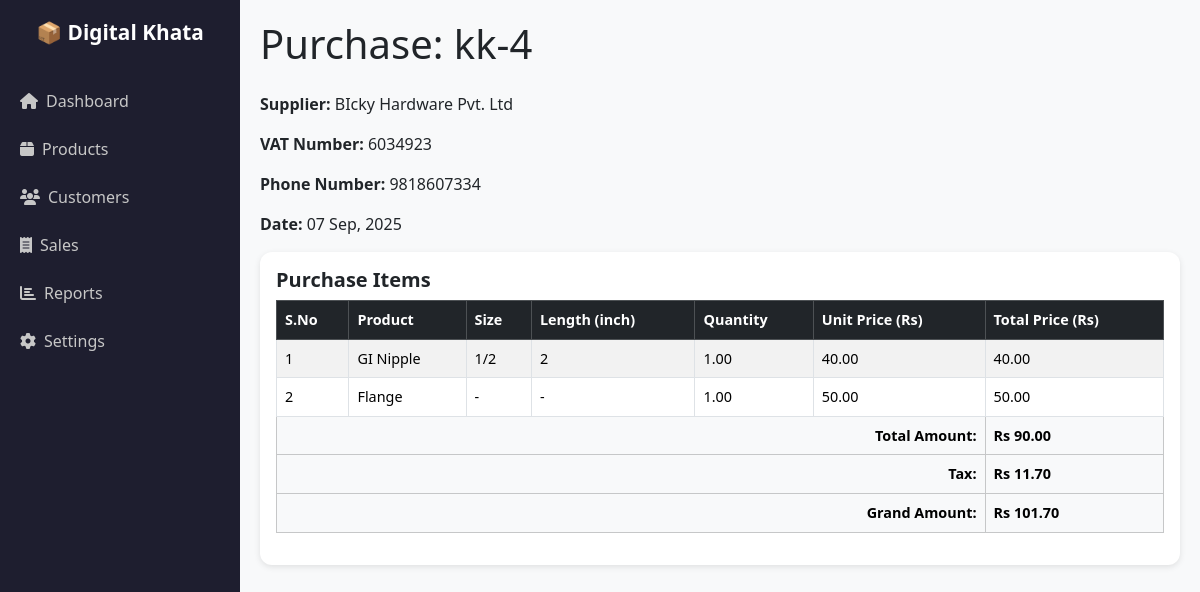
Page /purchase/purchase_detail/13/ on the committed database.
### purchase/models.py (models this page shows, shortened)
class Purchase(models.Model):
    supplier = models.ForeignKey(Supplier, on_delete=models.DO_NOTHING)
    invoice_no = models.CharField(max_length=15)
    date = models.DateTimeField(auto_now_add=True)
    tax = models.DecimalField(max_digits=12, decimal_places=2, default=0)
    total_amount = models.DecimalField(max_digits=12, decimal_places=2,default=0)
    Grand_amount = models.DecimalField(max_digits=12, decimal_places=2,default=0)

class Supplier(models.Model):
    supplier_name = models.CharField(max_length=200)
    address = models.CharField(max_length=200, null=True, blank=True)
    vat_no = models.IntegerField( null=True, blank=True)
    phone = models.CharField(max_length=15)
    created_at = models.DateTimeField(auto_now_add=True)
    modified_at = models.DateTimeField(auto_now_add=True)

class PurchaseProduct(models.Model):
        purchase = models.ForeignKey(Purchase, on_delete=models.CASCADE, related_name="items")
        product = models.ForeignKey(Product, on_delete=models.PROTECT)
        size_variation = models.ForeignKey(Size_Variation, on_delete=models.PROTECT, null=True, blank=True)
        length_variation = models.ForeignKey(Length_Variation, on_delete=models.PROTECT, null=True, blank=True)
        quantity = models.DecimalField(max_digits=10, decimal_places=2)
        unit_price = models.DecimalField(max_digits=10, decimal_places=2)
        total_price = models.DecimalField(max_digits=12, decimal_places=2, null=True, blank = True)

### stock/models.py (models this page shows, shortened)
class Product(models.Model):
    product_name = models.CharField(max_length=255, null=False)
    slug = models.SlugField(max_length=100,blank=True)
    description = models.TextField(max_length=200, blank=True)
    size = models.ForeignKey(Size_Variation,on_delete=models.CASCADE, null=True, blank=True)
    length = models.ForeignKey(Length_Variation,on_delete=models.CASCADE, null=True, blank=True)
    is_available = models.BooleanField(default=True)
    created_date = models.DateTimeField(auto_now_add=True)
    modified_date = models.DateTimeField(auto_now=True)
    stock = models.IntegerField(default=0)

class Size_Variation(models.Model):
    size = models.CharField(max_length=225)

class Length_Variation(models.Model):
    length_in_inch = models.CharField(max_length = 20)

### purchase/views.py (the view)
def purchase_detail(request, purchase_id):
    purchase = Purchase.objects.get(id=purchase_id)
    return render(request, "purchase_detail.html", {"purchase": purchase})

### purchase/templates/purchase_detail.html
{% extends "base.html" %}
{% block content %}
<div class="main-content">
  <h1 class="mb-4">Purchase: {{ purchase.invoice_no }}</h1>
  <p><strong>Supplier:</strong> {{ purchase.supplier.supplier_name }}</p>
  <p><strong>VAT Number:</strong> {{ purchase.supplier.vat_no }}</p>
  <p><strong>Phone Number:</strong> {{ purchase.supplier.phone }}</p>
  <p><strong>Date:</strong> {{ purchase.date|date:"d M, Y" }}</p>
  <div class="card p-3 mt-3">
    <h5>Purchase Items</h5>
    <div class="table-responsive">
      <table class="table table-striped table-hover table-bordered">
        <thead class="table-dark">
          <tr>
            <th>S.No</th>
            <th>Product</th>
            <th>Size</th>
            <th>Length (inch)</th>
            <th>Quantity</th>
            <th>Unit Price (Rs)</th>
            <th>Total Price (Rs)</th>
          </tr>
        </thead>
        <tbody>
          {% for item in purchase.items.all %}
          <tr>
            <td>{{ forloop.counter }}</td>
            <td>{{ item.product.product_name }}</td>
            <td>{{ item.size_variation.size|default:"-" }}</td>
            <td>{{ item.length_variation.length_in_inch|default:"-" }}</td>
            <td>{{ item.quantity }}</td>
            <td>{{ item.unit_price }}</td>
            <td>{{ item.total_price }}</td>
          </tr>
          {% empty %}
          <tr>
            <td colspan="7" class="text-center">No items found for this purchase.</td>
          </tr>
          {% endfor %}
        </tbody>
        <tfoot class="table-light">
          <tr>
            <td colspan="6" class="text-end"><strong>Total Amount:</strong></td>
            <td><strong>Rs {{ purchase.total_amount }}</strong></td>
          </tr>
          <tr>
            <td colspan="6" class="text-end"><strong>Tax:</strong></td>
            <td><strong>Rs {{ purchase.tax }}</strong></td>
          </tr>
          <tr>
            <td colspan="6" class="text-end"><strong>Grand Amount:</strong></td>
            <td><strong>Rs {{ purchase.Grand_amount }}</strong></td>
          </tr>
        </tfoot>
      </table>
    </div>
  </div>
</div>
{% endblock %}

### templates/base.html (shortened to what this page needs)
{% load static %}
<!DOCTYPE html>
<html lang="en">
<head>
  <link href="https://cdn.jsdelivr.net/npm/bootstrap@5.3.3/dist/css/bootstrap.min.css" rel="stylesheet">
 <link href="https://cdnjs.cloudflare.com/ajax/libs/font-awesome/6.5.0/css/all.min.css" rel="stylesheet">
 <link rel="stylesheet" href="https://code.jquery.com/ui/1.13.2/themes/base/jquery-ui.css">
  <link href="{% static 'css/style.css' %}" rel="stylesheet">
</head>
<body>
        {% include "includes/header.html" %}
        {% block content %}{% endblock %}
</body>
</html>

### templates/includes/header.html
<div class=" col-md-2 sidebar">
                <h2>📦 Digital Khata</h2>
                <a href="#"><i class="fas fa-home me-2"></i>Dashboard</a>
                <a href="#"><i class="fas fa-box me-2"></i>Products</a>
                <a href="#"><i class="fas fa-users me-2"></i>Customers</a>
                <a href="#"><i class="fas fa-receipt me-2"></i>Sales</a>
                <a href="#"><i class="fas fa-chart-bar me-2"></i>Reports</a>
                <a href="#"><i class="fas fa-cog me-2"></i>Settings</a>
 </div>

### static/css/style.css (style rules this page uses)
body { font-family: "Segoe UI", Tahoma, Geneva, Verdana, sans-serif; background-color: #f8f9fa; margin: 0; padding: 0; }
h1, h2, h3, h4, h5 { font-family: "Segoe UI", Tahoma, Geneva, Verdana, sans-serif; font-weight: 200; }
.sidebar { height: 100vh; width: 240px; position: fixed; top: 0; left: 0; background-color: #1e1e2f; color: #fff; padding-top: 20px; }
.sidebar h2 { font-size: 1.3rem; text-align: center; margin-bottom: 2rem; font-weight: bold; color: #fff; }
.sidebar a { display: block; padding: 12px 20px; color: #c7c7c7; text-decoration: none; font-size: 1rem; transition: 0.3s; }
.main-content { margin-left: 240px; padding: 20px; }
.card { border-radius: 12px; border: none; box-shadow: 0 2px 6px rgba(0, 0, 0, 0.1); }
.card h5 { font-weight: 600; }
.table { font-family: "Segoe UI", Tahoma, Geneva, Verdana, sans-serif; font-size: 0.9rem; }
.table thead { background-color: #343450; color:#28a745; }

### rows in the picture
Purchase: invoice_no "kk-4", supplier.supplier_name "BIcky Hardware Pvt. Ltd", supplier.vat_no "6034923", supplier.phone "9818607334", date "07 Sep, 2025", total_amount "90.00", tax "11.70", Grand_amount "101.70"
PurchaseProduct: product.product_name "GI Nipple", size_variation.size "1/2", length_variation.length_in_inch "2", quantity "1.00", unit_price "40.00", total_price "40.00"
PurchaseProduct: product.product_name "Flange", size_variation.size "-", length_variation.length_in_inch "-", quantity "1.00", unit_price "50.00", total_price "50.00"
